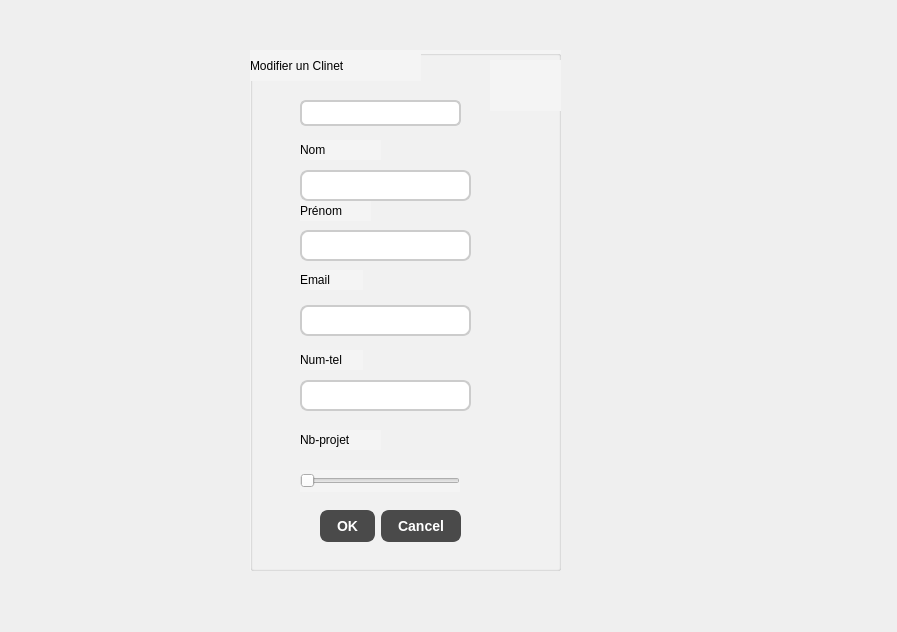
<?xml version="1.0" encoding="UTF-8"?>
<ui version="4.0">
 <class>modifc</class>
 <widget class="QDialog" name="modifc">
  <property name="geometry">
   <rect>
    <x>0</x>
    <y>0</y>
    <width>897</width>
    <height>632</height>
   </rect>
  </property>
  <property name="windowTitle">
   <string>Dialog</string>
  </property>
  <widget class="QGroupBox" name="groupBox">
   <property name="geometry">
    <rect>
     <x>250</x>
     <y>50</y>
     <width>311</width>
     <height>521</height>
    </rect>
   </property>
   <property name="autoFillBackground">
    <bool>false</bool>
   </property>
   <property name="styleSheet">
    <string notr="true">/* Style du formulaire */
QWidget {
    background-color: #f4f4f4; /* Fond gris clair moderne */
}

/* Style des champs de saisie (ID, Formateur, Lieu, etc.) */
QLineEdit {
    background-color: white;
    border: 2px solid #cccccc;
    border-radius: 6px;
    padding: 5px;
    font-size: 14px;
}

QLineEdit:focus {
    border: 2px solid #3498db; /* Bleu moderne au focus */
}</string>
   </property>
   <property name="title">
    <string/>
   </property>
   <property name="alignment">
    <set>Qt::AlignmentFlag::AlignLeading|Qt::AlignmentFlag::AlignLeft|Qt::AlignmentFlag::AlignVCenter</set>
   </property>
   <property name="flat">
    <bool>false</bool>
   </property>
   <property name="checkable">
    <bool>false</bool>
   </property>
   <property name="checked">
    <bool>false</bool>
   </property>
   <widget class="QLabel" name="nomClient">
    <property name="geometry">
     <rect>
      <x>50</x>
      <y>90</y>
      <width>81</width>
      <height>20</height>
     </rect>
    </property>
    <property name="text">
     <string>Nom</string>
    </property>
    <property name="alignment">
     <set>Qt::AlignmentFlag::AlignLeading|Qt::AlignmentFlag::AlignLeft|Qt::AlignmentFlag::AlignVCenter</set>
    </property>
   </widget>
   <widget class="QLabel" name="prenomClient">
    <property name="geometry">
     <rect>
      <x>50</x>
      <y>150</y>
      <width>71</width>
      <height>21</height>
     </rect>
    </property>
    <property name="text">
     <string>Prénom</string>
    </property>
   </widget>
   <widget class="QLabel" name="emailClient">
    <property name="geometry">
     <rect>
      <x>50</x>
      <y>220</y>
      <width>63</width>
      <height>20</height>
     </rect>
    </property>
    <property name="text">
     <string>Email</string>
    </property>
   </widget>
   <widget class="QLabel" name="numClient">
    <property name="geometry">
     <rect>
      <x>50</x>
      <y>300</y>
      <width>63</width>
      <height>20</height>
     </rect>
    </property>
    <property name="text">
     <string>Num-tel</string>
    </property>
   </widget>
   <widget class="QLabel" name="nbcProjet">
    <property name="geometry">
     <rect>
      <x>50</x>
      <y>380</y>
      <width>81</width>
      <height>20</height>
     </rect>
    </property>
    <property name="text">
     <string>Nb-projet</string>
    </property>
   </widget>
   <widget class="QLineEdit" name="nomClient_2">
    <property name="geometry">
     <rect>
      <x>50</x>
      <y>120</y>
      <width>171</width>
      <height>31</height>
     </rect>
    </property>
    <property name="styleSheet">
     <string notr="true">background-color: rgb(255, 255, 255);


border-radius: 8px;
padding: 8px 16px;
font-size: 12px;
font-weight: bold;
</string>
    </property>
   </widget>
   <widget class="QLineEdit" name="prenomClient_2">
    <property name="geometry">
     <rect>
      <x>50</x>
      <y>180</y>
      <width>171</width>
      <height>31</height>
     </rect>
    </property>
    <property name="styleSheet">
     <string notr="true">background-color: rgb(255, 255, 255);


border-radius: 8px;
padding: 8px 16px;
font-size: 12px;
font-weight: bold;
</string>
    </property>
    <property name="alignment">
     <set>Qt::AlignmentFlag::AlignJustify|Qt::AlignmentFlag::AlignVCenter</set>
    </property>
   </widget>
   <widget class="QLineEdit" name="emailClient_2">
    <property name="geometry">
     <rect>
      <x>50</x>
      <y>255</y>
      <width>171</width>
      <height>31</height>
     </rect>
    </property>
    <property name="styleSheet">
     <string notr="true">background-color: rgb(255, 255, 255);


border-radius: 8px;
padding: 8px 16px;
font-size: 12px;
font-weight: bold;
</string>
    </property>
   </widget>
   <widget class="QLineEdit" name="numClient_2">
    <property name="geometry">
     <rect>
      <x>50</x>
      <y>330</y>
      <width>171</width>
      <height>31</height>
     </rect>
    </property>
    <property name="styleSheet">
     <string notr="true">background-color: rgb(255, 255, 255);


border-radius: 8px;
padding: 8px 16px;
font-size: 12px;
font-weight: bold;
</string>
    </property>
   </widget>
   <widget class="QSlider" name="nbcProjet_2">
    <property name="geometry">
     <rect>
      <x>50</x>
      <y>420</y>
      <width>160</width>
      <height>22</height>
     </rect>
    </property>
    <property name="orientation">
     <enum>Qt::Orientation::Horizontal</enum>
    </property>
   </widget>
   <widget class="QLabel" name="label_8">
    <property name="geometry">
     <rect>
      <x>240</x>
      <y>10</y>
      <width>81</width>
      <height>51</height>
     </rect>
    </property>
    <property name="styleSheet">
     <string notr="true">image: url(:/res/client.png);</string>
    </property>
    <property name="text">
     <string/>
    </property>
   </widget>
   <widget class="QLabel" name="label_7">
    <property name="geometry">
     <rect>
      <x>0</x>
      <y>0</y>
      <width>171</width>
      <height>31</height>
     </rect>
    </property>
    <property name="styleSheet">
     <string notr="true">font: 350 italic 12pt &quot;Nirmala UI&quot;;</string>
    </property>
    <property name="text">
     <string>Modifier un Clinet</string>
    </property>
   </widget>
   <widget class="QLineEdit" name="IDC">
    <property name="geometry">
     <rect>
      <x>50</x>
      <y>50</y>
      <width>161</width>
      <height>26</height>
     </rect>
    </property>
   </widget>
   <widget class="QDialogButtonBox" name="buttonBox">
    <property name="geometry">
     <rect>
      <x>60</x>
      <y>460</y>
      <width>151</width>
      <height>32</height>
     </rect>
    </property>
    <property name="styleSheet">
     <string notr="true">QDialogButtonBox QPushButton {
    background-color: #4A4A4A; /* Couleur similaire à la bordure du QLineEdit */
    color: white;
    font-size: 14px;
    font-weight: bold;
    border: 2px solid #4A4A4A;
    border-radius: 8px;
    padding: 8px 15px;
    transition: all 0.3s ease-in-out;
}

QDialogButtonBox QPushButton:hover {
    background-color: #1f618d; /* Même couleur que le focus du QLineEdit */
    border: 2px solid #1f618d;
}

QDialogButtonBox QPushButton:pressed {
    background-color: #154360; /* Légèrement plus foncé pour l'effet pressé */
    border: 2px solid #154360;
}
</string>
    </property>
    <property name="orientation">
     <enum>Qt::Orientation::Horizontal</enum>
    </property>
    <property name="standardButtons">
     <set>QDialogButtonBox::StandardButton::Cancel|QDialogButtonBox::StandardButton::Ok</set>
    </property>
   </widget>
  </widget>
 </widget>
 <resources/>
 <connections>
  <connection>
   <sender>buttonBox</sender>
   <signal>accepted()</signal>
   <receiver>modifc</receiver>
   <slot>accept()</slot>
   <hints>
    <hint type="sourcelabel">
     <x>248</x>
     <y>254</y>
    </hint>
    <hint type="destinationlabel">
     <x>157</x>
     <y>274</y>
    </hint>
   </hints>
  </connection>
  <connection>
   <sender>buttonBox</sender>
   <signal>rejected()</signal>
   <receiver>modifc</receiver>
   <slot>reject()</slot>
   <hints>
    <hint type="sourcelabel">
     <x>316</x>
     <y>260</y>
    </hint>
    <hint type="destinationlabel">
     <x>286</x>
     <y>274</y>
    </hint>
   </hints>
  </connection>
 </connections>
</ui>
